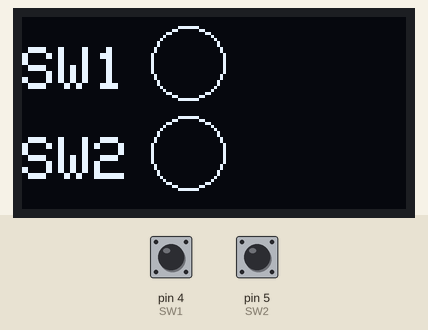
This sketch was run on a simulated Arduino Uno, built with avr-gcc and run on an emulated ATmega328P. Parts: 128×64 one-colour display. Inputs (shaded band) come from the test bench; at power-on: pin 4 (SW1) HIGH, pin 5 (SW2) HIGH. What the sketch prints to the serial monitor is not drawn.

Above: at 1.2 s.
1.3 s: pin 4 (SW1) pulled LOW for 1 s
At 1.53 s:
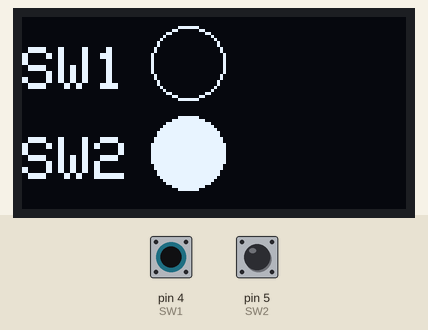
3.8 s: pin 5 (SW2) pulled LOW for 0.15 s
At 3.94 s:
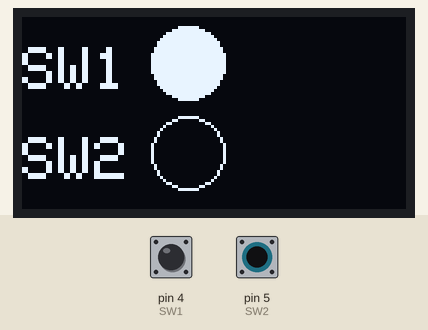
5.5 s: pin 5 (SW2) pulled LOW for 3.2 s
10.2 s: pin 4 (SW1) pulled LOW for 3.2 s
At 10.42 s:
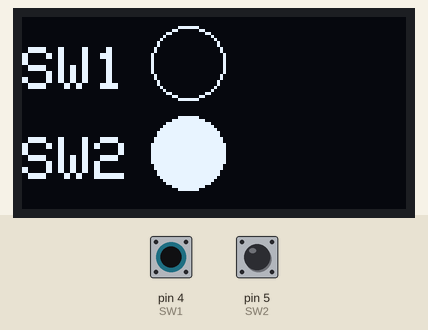
Timing chart, 0 to 13.2 s (numbered marks = the images above; inputs shaded):
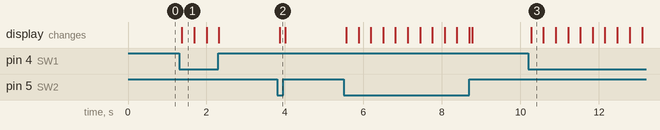

The sketch:

LAB7_EXERCISE1.ino
```cpp
#include <SPI.h>
#include <Wire.h>
#include <Adafruit_GFX.h>
#include <Adafruit_SSD1306.h>

#define SCREEN_WIDTH 128
#define SCREEN_HEIGHT 64
#define OLED_RESET -1

#define SW1 4
#define SW2 5

Adafruit_SSD1306 display(SCREEN_WIDTH, SCREEN_HEIGHT, &Wire, OLED_RESET);

void setup()
{
  Serial.begin(9600);
  pinMode(SW1, INPUT_PULLUP);
  pinMode(SW2, INPUT_PULLUP);
  display.begin(SSD1306_SWITCHCAPVCC, 0x3c);
  display.clearDisplay();
}

void loop()
{
  int SW1pull = digitalRead(SW1);
  int SW2pull = digitalRead(SW2);
 display.clearDisplay();
 display.drawCircle(55, 15, 12, WHITE);
 display.drawCircle(55, 45, 12, WHITE);

 display.setTextSize(2);
 display.setTextColor(WHITE);
 display.setCursor(0,10);
 display.println("SW1");

 display.setTextSize(2);
 display.setTextColor(WHITE);
 display.setCursor(0,40);
 display.println("SW2");

 display.display();
 if(SW1pull==0)
 {
  display.fillCircle(55, 45, 12, WHITE);
  display.display();
  Serial.println("111");
 }
 else if (SW2pull==0)
 {
  display.fillCircle(55, 15, 12, WHITE);
  display.display();
  Serial.println("222");
 }
 Serial.println("AA");
}
```

Measured:
- after the input at 1.3 s, the display: changes after 0.08 s (image 1)
- after the input at 3.8 s, the display: changes after 0.07 s (image 2)
- after the input at 10.2 s, the display: changes after 0.07 s (image 3)
